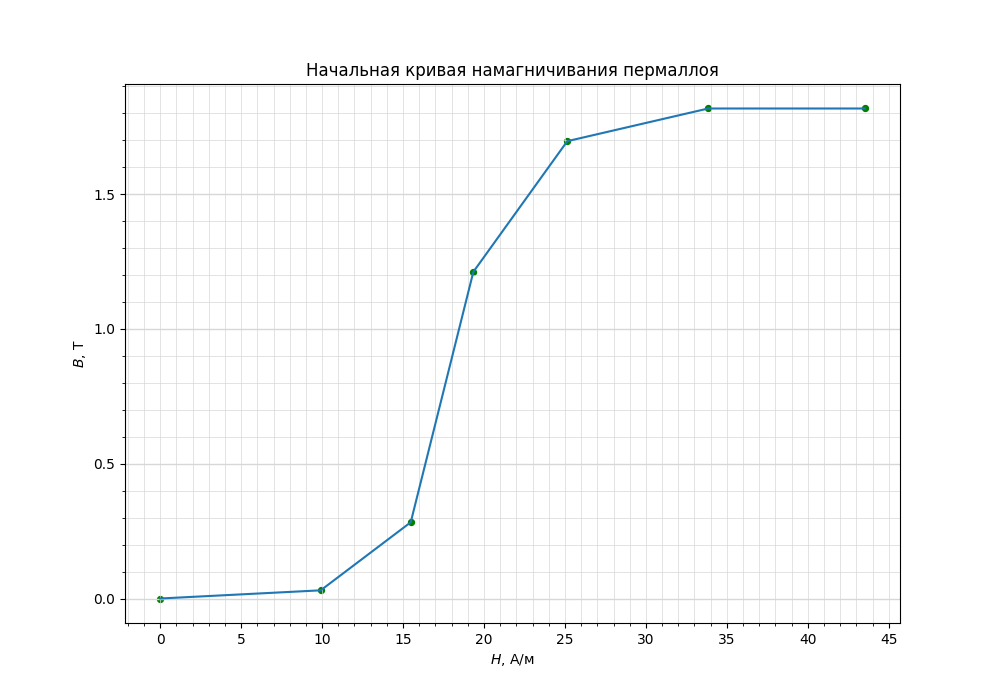

Recreate this plot in Python.
import numpy as np
import matplotlib.pyplot as plt
from matplotlib.ticker import MultipleLocator
from scipy.interpolate import interp1d

plt.figure(figsize=(10,7))  #Размер изображения
plt.title('Начальная кривая намагничивания пермаллоя') # Заголовок

x = [1.8, 1.4, 2.6*2/5, 2*2/5, 3.2/5, 4.1/10, 0] # Координата x
y = [1.8, 1.8, 4.2*2/5, 3*2/5, 1.4/5, 0.3/10, 0] # Координата y

x = [_x * 15 / (0.141*0.22) * 0.05 for _x in x]
y = [_y * 0.4 / (300*0.000066) * 0.05 for _y in y]

plt.scatter(x, y, s=18, c='green')  # Экспериментальные точки на графике

plt.xlabel('$H$, A/м') # Подпись абсцисс
plt.ylabel('$B$, T') # Подпись ординат

plt.plot(x, y)



DP = 2
ax = plt.gca()

## Характеристики сетки

ax.yaxis.set_minor_locator(MultipleLocator(0.1))
ax.yaxis.set_major_locator(MultipleLocator(0.5))
ax.xaxis.set_minor_locator(MultipleLocator(1))
ax.xaxis.set_major_locator(MultipleLocator(5))
ax.yaxis.grid(True,'major',linewidth=2/DP,linestyle='-',color='#d7d7d7')
ax.xaxis.grid(True,'minor',linewidth=1/DP,linestyle='-',color='#d7d7d7')
ax.yaxis.grid(True,'minor',linewidth=1/DP,linestyle='-',color='#d7d7d7')
ax.xaxis.grid(True,'major',linewidth=1/DP,linestyle='-',color='#d7d7d7',zorder=0)

plt.savefig('perm_plot')